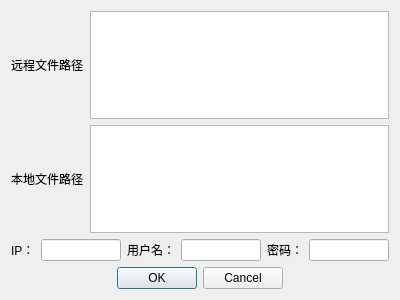
<?xml version="1.0" encoding="UTF-8"?>
<ui version="4.0">
 <class>InformationDialog</class>
 <widget class="QDialog" name="InformationDialog">
  <property name="geometry">
   <rect>
    <x>0</x>
    <y>0</y>
    <width>400</width>
    <height>300</height>
   </rect>
  </property>
  <property name="windowTitle">
   <string>Dialog</string>
  </property>
  <layout class="QVBoxLayout" name="verticalLayout">
   <item>
    <layout class="QHBoxLayout" name="horizontalLayout_3">
     <item>
      <widget class="QLabel" name="label_3">
       <property name="text">
        <string>远程文件路径</string>
       </property>
      </widget>
     </item>
     <item>
      <widget class="QPlainTextEdit" name="plainTextEdit_remotepath"/>
     </item>
    </layout>
   </item>
   <item>
    <layout class="QHBoxLayout" name="horizontalLayout_4">
     <item>
      <widget class="QLabel" name="label_5">
       <property name="text">
        <string>本地文件路径</string>
       </property>
      </widget>
     </item>
     <item>
      <widget class="QPlainTextEdit" name="plainTextEdit_localpath"/>
     </item>
    </layout>
   </item>
   <item>
    <layout class="QHBoxLayout" name="horizontalLayout">
     <item>
      <widget class="QLabel" name="label">
       <property name="text">
        <string>IP：</string>
       </property>
      </widget>
     </item>
     <item>
      <widget class="QLineEdit" name="lineEdit_ip"/>
     </item>
     <item>
      <widget class="QLabel" name="label_2">
       <property name="text">
        <string>用户名：</string>
       </property>
      </widget>
     </item>
     <item>
      <widget class="QLineEdit" name="lineEdit_username"/>
     </item>
     <item>
      <widget class="QLabel" name="label_4">
       <property name="text">
        <string>密码：</string>
       </property>
      </widget>
     </item>
     <item>
      <widget class="QLineEdit" name="lineEdit_password"/>
     </item>
    </layout>
   </item>
   <item>
    <layout class="QHBoxLayout" name="horizontalLayout_2">
     <item>
      <spacer name="horizontalSpacer">
       <property name="orientation">
        <enum>Qt::Horizontal</enum>
       </property>
       <property name="sizeHint" stdset="0">
        <size>
         <width>40</width>
         <height>20</height>
        </size>
       </property>
      </spacer>
     </item>
     <item>
      <widget class="QDialogButtonBox" name="buttonBox">
       <property name="layoutDirection">
        <enum>Qt::LeftToRight</enum>
       </property>
       <property name="orientation">
        <enum>Qt::Horizontal</enum>
       </property>
       <property name="standardButtons">
        <set>QDialogButtonBox::Cancel|QDialogButtonBox::Ok</set>
       </property>
      </widget>
     </item>
     <item>
      <spacer name="horizontalSpacer_2">
       <property name="orientation">
        <enum>Qt::Horizontal</enum>
       </property>
       <property name="sizeHint" stdset="0">
        <size>
         <width>40</width>
         <height>20</height>
        </size>
       </property>
      </spacer>
     </item>
    </layout>
   </item>
  </layout>
 </widget>
 <resources/>
 <connections>
  <connection>
   <sender>buttonBox</sender>
   <signal>accepted()</signal>
   <receiver>InformationDialog</receiver>
   <slot>accept()</slot>
   <hints>
    <hint type="sourcelabel">
     <x>248</x>
     <y>254</y>
    </hint>
    <hint type="destinationlabel">
     <x>157</x>
     <y>274</y>
    </hint>
   </hints>
  </connection>
  <connection>
   <sender>buttonBox</sender>
   <signal>rejected()</signal>
   <receiver>InformationDialog</receiver>
   <slot>reject()</slot>
   <hints>
    <hint type="sourcelabel">
     <x>316</x>
     <y>260</y>
    </hint>
    <hint type="destinationlabel">
     <x>286</x>
     <y>274</y>
    </hint>
   </hints>
  </connection>
 </connections>
</ui>
